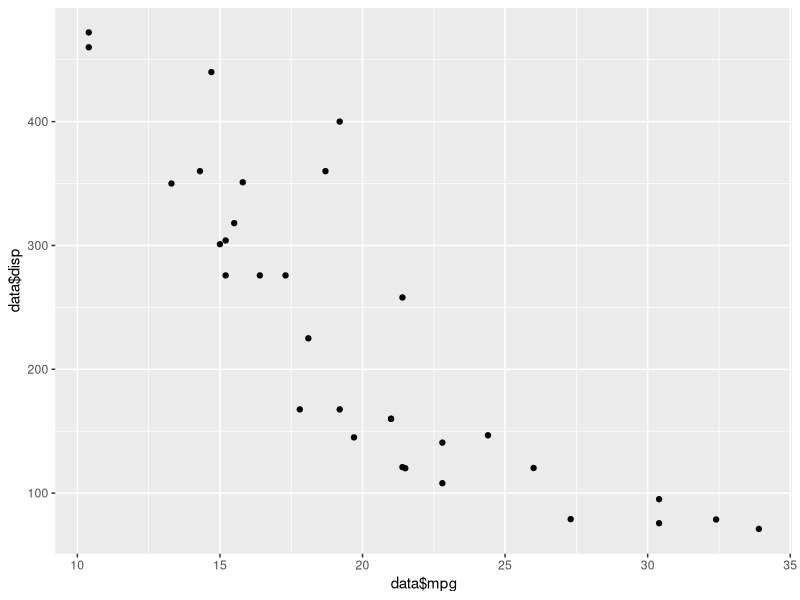

The R source for this figure:
library(caTools)
library(ggplot2)
data=mtcars
splitratio=sample.split(data$mpg,SplitRatio=0.8)
Train=subset(data,splitratio==TRUE)
Test=subset(data,splitratio==FALSE)
modelpredict=lm(mpg~.,data=Train)
model1=predict(modelpredict,Train)
ggplot()+geom_point(aes(x=data$mpg,y=data$disp))
